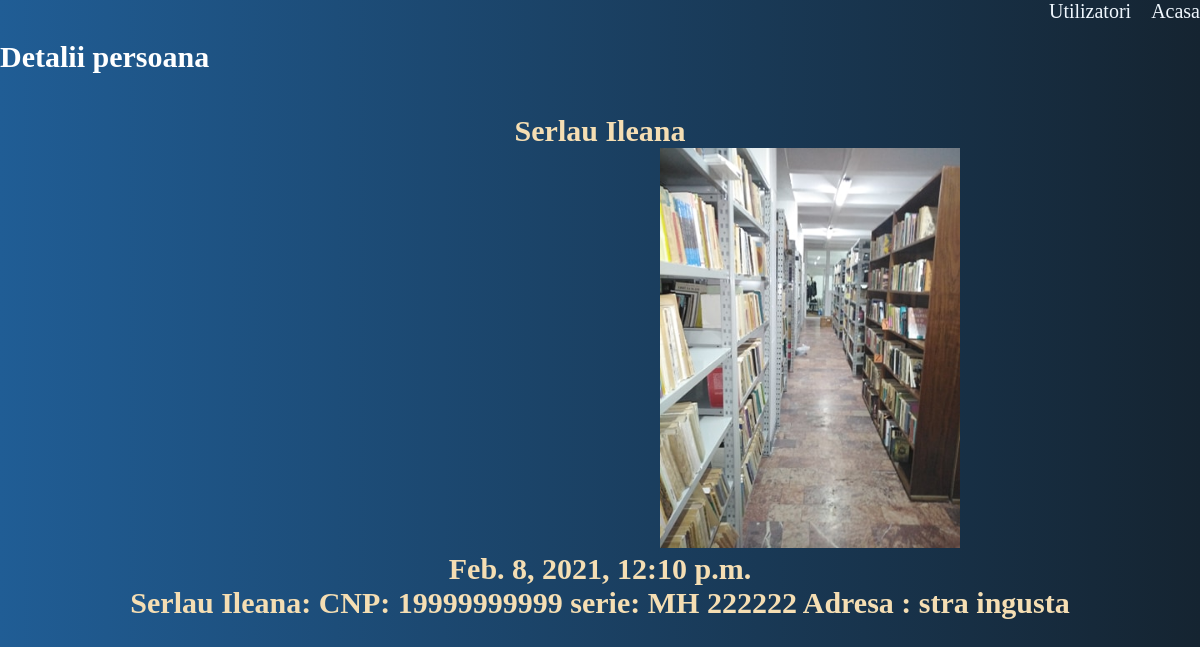
Page /utilizatori/om/5 on the committed database.
### utilizatori/models.py (models this page shows, shortened)
class Utilizatori(models.Model):
    autor = models.ForeignKey(User, on_delete=models.CASCADE)
    nume = models.CharField(max_length=100)
    description = models.TextField()
    cnp = models.BigIntegerField(null=True)
    img = models.ImageField(upload_to='media/pictures')
    date = models.DateTimeField(default=datetime.now(), blank=True)

### utilizatori/views.py (the view)
# urls.py: path('om/<int:pk_id>', views.om, name='om'),
def om(request, pk_id):
    om = get_object_or_404(Utilizatori, pk=pk_id)
    return render(request, 'om.html', {'om': om})

### utilizatori/templates/om.html (shortened to what this page needs)
<!DOCTYPE html>
<html lang="en">
<head>
</head>
<body>
    <header>
        <nav class="navbar">
          <h1 id="logo">Detalii persoana</h1>
          <ul class="links">
            <li><a href="{% url 'home' %}">Acasa</a></li>
            <li><a href="{% url 'utilizatori' %}">Utilizatori</a></li>
          </ul>
        </nav>
      </header>
      <h1>{{om.nume}}</h1>
      <img src="{{om.img.url}}" height="300" width="300" />
      <h4>{{om.date}}</h4>
      <h4>{{om.description}}</h4>
</body>
</html>

### utilizatori/templates/om.html (style rules this page uses)
* { margin: 0; padding: 0; box-sizing: border-box; }
.navbar { background:linear-gradient(to left , rgb(21, 36, 49) , rgb(32, 93, 149) ); }
.links li { display: inline; }
.links a { color: aliceblue; float: right; text-decoration: none; font-size: 20px; margin-left: 20px; }
#logo { float: left; color: white; font: 20px; }
body { height: 100vh; background:linear-gradient(to left , rgb(21, 36, 49) , rgb(32, 93, 149) ); }
h1 { font-size: 30px; color: wheat; text-align: center; margin-top: 40px; }
h4 { font-size: 30px; color: wheat; text-align: center; }
img { height: 400px; width: auto; margin-left: 660px; }

### rows in the picture
Utilizatori: nume "Serlau Ileana", img (picture), date "Feb. 8, 2021, 12:10 p.m.", description "Serlau Ileana: CNP: 19999999999 serie: MH 222222 Adresa : stra ingusta"
